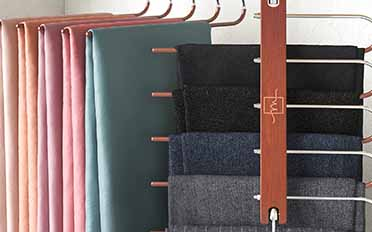
#> input picture E-Commerce Website/box1_image.jpg, 372 x 232 px, given in place of the camera
$ python 'Color detection.py'
#> lines starting #> are read from the running program, lines starting #| are printed output that depends on the picture; after the words box and inside, x2 and y2 are one past the last pixel; in counts of white or black regions, pixels touching at a corner belong together
import cv2
import numpy as np

# Webcamera no 0 is used to capture the frames
cap = cv2.VideoCapture(0)

# This drives the program into an infinite loop.
while(1):
	# Captures the live stream frame-by-frame
	_, frame = cap.read()
#> frame is the input picture: shape (232, 372, 3); mean B, G, R 108.6, 109.6, 123.8
	# Converts images from BGR to HSV
	hsv = cv2.cvtColor(frame, cv2.COLOR_BGR2HSV)
#> hsv: shape (232, 372, 3); mean H, S, V 71, 50.6, 129.5
	lower_blue = np.array([110,50,50])
	upper_blue = np.array([130,255,255])

	# Here we are defining range of bluecolor in HSV
	# This creates a mask of blue coloured
	# objects found in the frame.
	mask = cv2.inRange(hsv, lower_blue, upper_blue)
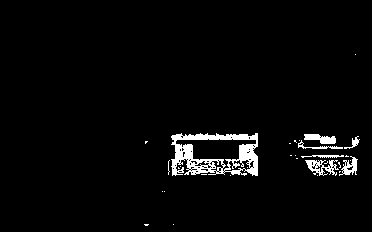
#> mask: shape (232, 372); 3.2% white; 31 white regions (24 under 20 px), largest, box (x1, y1, x2, y2) and area: (171, 133, 258, 176) 1829, (305, 160, 339, 176) 263, (304, 134, 336, 144) 208

	# The bitwise and of the frame and mask is done so
	# that only the blue coloured objects are highlighted
	# and stored in res
	res = cv2.bitwise_and(frame,frame, mask= mask)
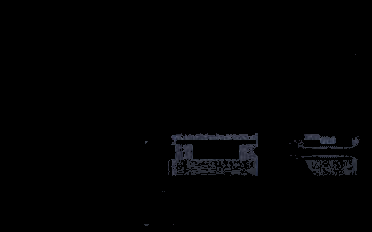
#> res: shape (232, 372, 3); mean B, G, R 2.1, 1.7, 1.6
	cv2.imshow('frame',frame)
	cv2.imshow('mask',mask)
	cv2.imshow('res',res)

	# This displays the frame, mask
	# and res which we created in 3 separate windows.
	k = cv2.waitKey(5) & 0xFF
#> (key Esc is pressed here)
	if k == 27:
		break

# Destroys all of the HighGUI windows.
cv2.destroyAllWindows()

# release the captured frame
cap.release()
